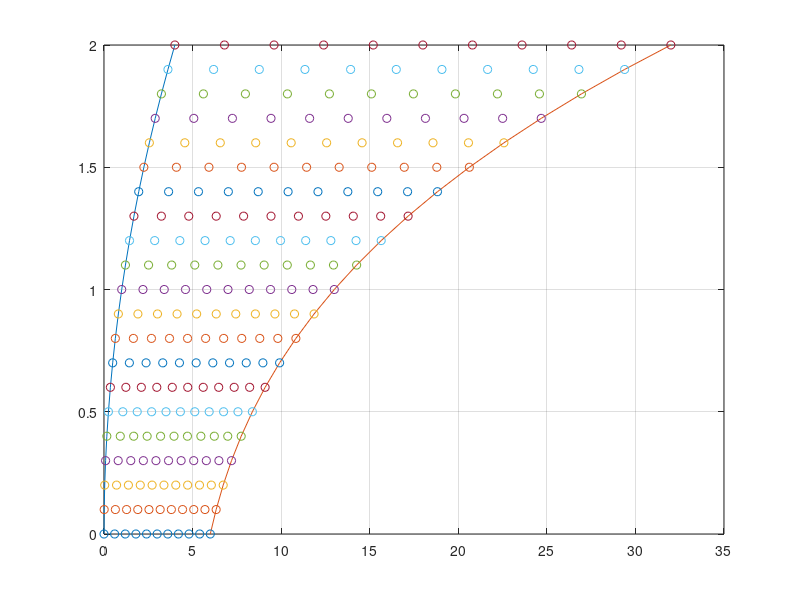

Reproduce this figure in MATLAB. (Note: this script raises an error after producing the figure.)
%% Solving for flow over a blunt body

%% Setting body shape
% Body is parabola, x=y^3
% Assumed shock is, x=y^2
DISPLAYMESH = 1;
nx = 11;
ny = 21;
yend = 2;
xbody = 5;
dy = yend/(ny-1);

yc=0:dy:(ny-1)*dy;
xs = (yc).^2;
xb = xbody + (yc+1).^3;
dx = xbody/(nx-1);

x=zeros(ny,nx);
y=x;

if(DISPLAYMESH==1)
    hold on;
    grid on;
    box on;
    plot(xs,yc);
    plot(xb,yc);
end
for i=1:ny
    y(i,:) = yc(i);
    dx = (xb(i) - xs(i))/(nx-1);
    x(i,:) = xs(i):dx:xb(i);
    if(DISPLAYMESH==1)
        scatter(x(i,:),y(i,:));
    end
end

%% Transforming the coordinates into X,Y

X=zeros(nx);
Y=yc;
dX = (x(1,2) - x(1,1))/(xb(1)-xs(1));
X=0:dX:(nx-1)*dX;

%% Set Initial Conditions
[R,u,v,S,P,B,W,C] = fIC(X,Y,xs,xb);

%% Solver LOOP
nt=100;
for t=1:nt
    
end